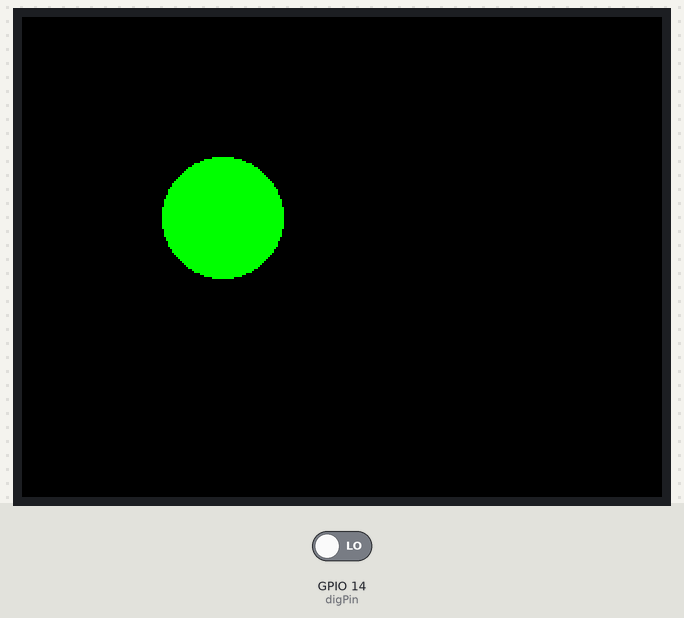
The sketch below on a simulated ESP32. Parts: 320×240 colour display. The test bench sets the inputs (shaded band); at power-on: GPIO 14 (digPin) LOW. What the sketch prints to the serial monitor is not drawn.

Above: at 1.4 s.
1.5 s: GPIO 14 (digPin) driven HIGH
At 2.7 s:
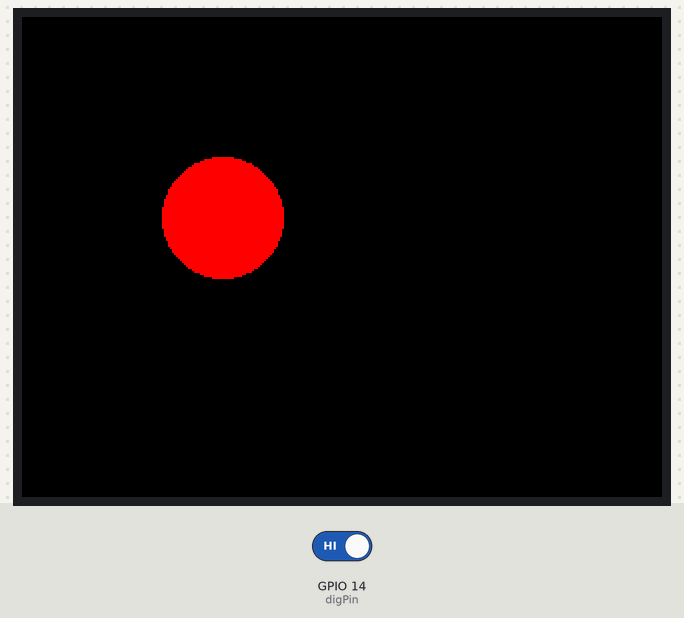
Timing chart, 0 to 4.5 s (numbered marks = the images above; inputs shaded):
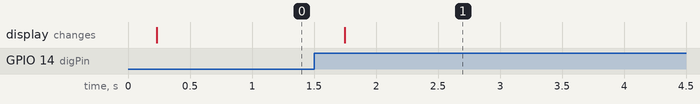

The sketch:

Leccion_26_Sensor_LLama.ino
```cpp
// Placa "ESP32 Dev Module"

#define titleccion "Lección 26 Sensor LLama"

#define digPin 14

#include <TFT_eSPI.h>

TFT_eSPI tft = TFT_eSPI();       // Invoke custom library

void setup(void) {
  Serial.begin(115200);
  Serial.println("");
  Serial.println(titleccion);

  // Pantalla TFT
  tft.init();
  tft.setRotation(3);
  tft.fillScreen(TFT_BLACK);
  tft.setTextColor(TFT_WHITE);
  tft.setCursor(0, 0);
  tft.setTextSize(2);

  pinMode(digPin, INPUT_PULLDOWN);
}

void loop(void) {
  int valor = digitalRead(digPin);
  if (valor == HIGH)
    {
    tft.fillCircle(100, 100, 30, TFT_RED);
    Serial.println("ON");
    }
  else
    {
    tft.fillCircle(100, 100, 30, TFT_GREEN );
    Serial.println("OFF");
    }
  delay(250);
}
```

Measured:
- after the input at 1.5 s, the display: changes after 0.25 s (image 1)
